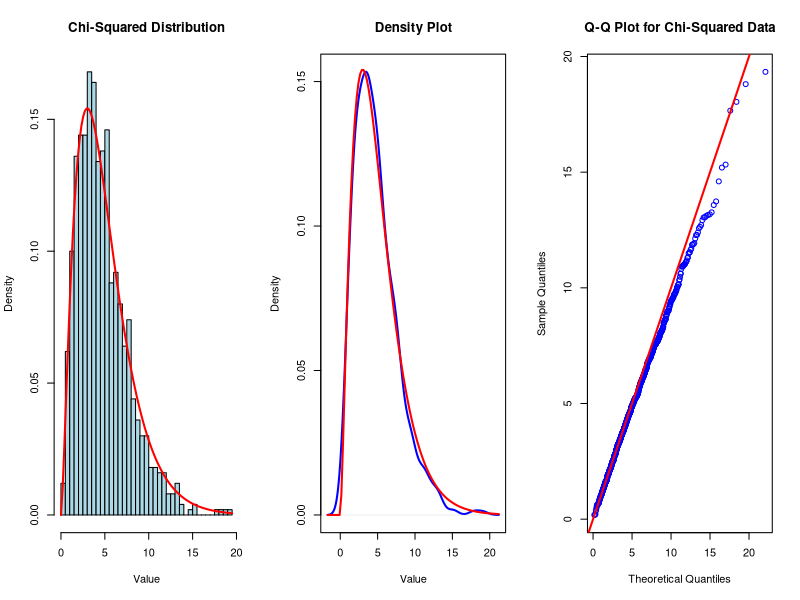

Source code (R):
# Lab 2: Generation and Analysis of χ2-Distributed Data								
								
# Parameters								
k <- 5								
N_sim <- 1000								
								
# Generate chi-squared data								
set.seed(123)								
chi2_data <- rchisq(N_sim, df = k)								
								
# Compute mean and variance								
mean_chi2 <- mean(chi2_data)								
var_chi2 <- var(chi2_data)								
print(paste("Mean:", mean_chi2))								
print(paste("Variance:", var_chi2))								
								
# Graphical Output								
par(mfrow = c(1, 3))								
								
# Histogram								
hist(chi2_data, breaks = 30, col = "lightblue", main = "Chi-Squared Distribution", xlab = "Value", probability = TRUE)								
curve(dchisq(x, df = k),col="red", lwd = 2, add = TRUE)								
								
# Density plot								
plot(density(chi2_data), col = "blue", lwd = 2, main = "Density Plot", xlab = "Value")								
curve(dchisq(x, df = k), add = TRUE, col = "red", lwd = 2)								
								
# Q-Q plot								
qqplot(qchisq(ppoints(N_sim), df = k), chi2_data, main = "Q-Q Plot for Chi-Squared Data", col = "blue", xlab = "Theoretical Quantiles", ylab = "Sample Quantiles")								
abline(0, 1, col = "red", lwd = 2)								
								
